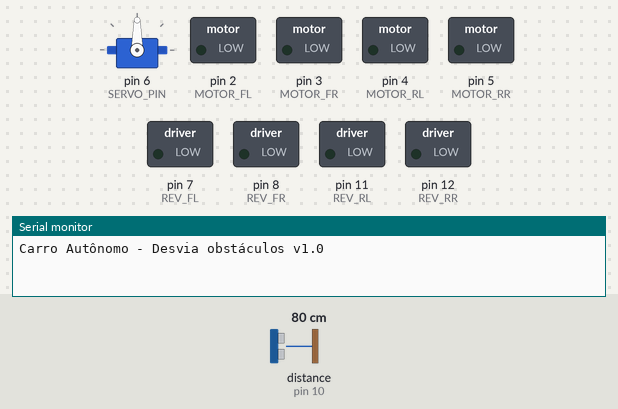
A sketch run on a simulated Arduino Uno, built with avr-gcc and run on an emulated ATmega328P. Shown: servo, switched loads named in the sketch (green lamp = pin HIGH), the last lines printed to the serial monitor. Wiring (inferred from the names in the program): ultrasonic range finder: trigger pin 9; echo pin 10. Dashed ring = blinking. The inputs (shaded band) are chosen by the test bench; at power-on: distance to the obstacle (sensor on pin 10) 80 cm. The echo pulse lasts 58.3 µs per cm; pins used as bus, display or sensor lines are not drawn.

Above: at 0.8 s.
1.8 s: distance to the obstacle (sensor on pin 10) set to 28 cm
4.8 s: distance to the obstacle (sensor on pin 10) set to 24 cm
At 6.41 s:
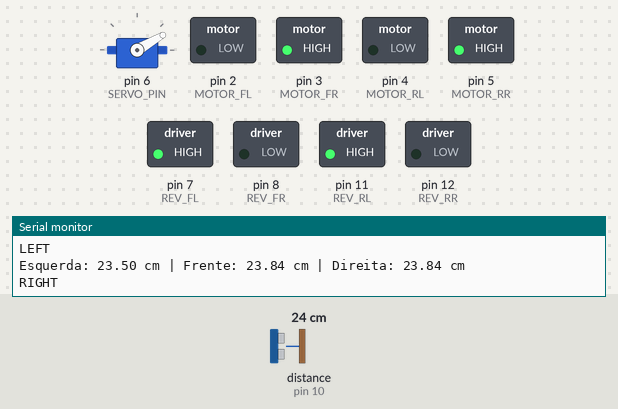
7.8 s: distance to the obstacle (sensor on pin 10) set to 35 cm
At 8.58 s:
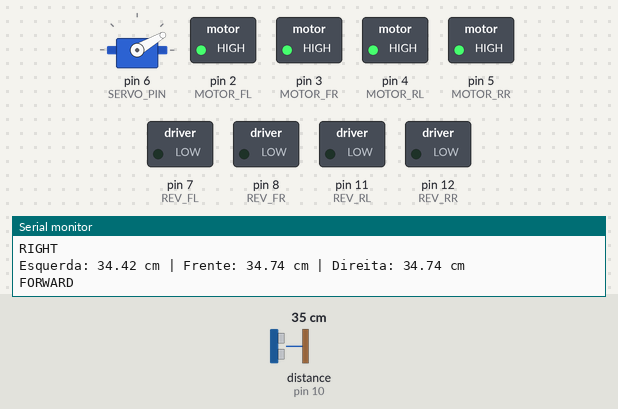
10.8 s: distance to the obstacle (sensor on pin 10) set to 2 cm
At 12.11 s:
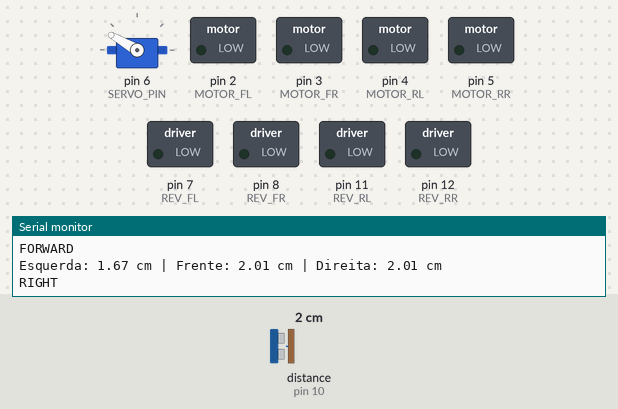
Timing chart, 0 to 14.8 s (numbered marks = the images above; inputs shaded):
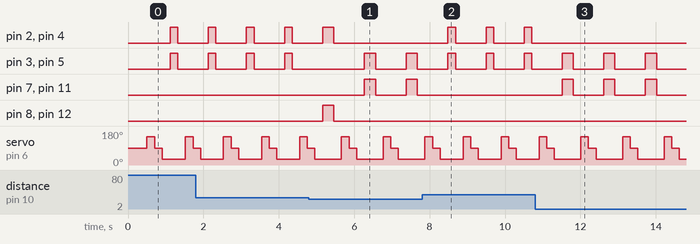

The sketch:

sketch_oct5a.ino
```cpp
#include <Servo.h>

// Pins
#define TRIG_PIN 9      // Trigger do ultrassônico
#define ECHO_PIN 10     // Echo do ultrassônico
#define SERVO_PIN 6     // Servo motor 9g SG90

// Driver L293D - Motores
#define MOTOR_FL 2
#define MOTOR_FR 3
#define MOTOR_RL 4
#define MOTOR_RR 5
#define REV_FL 7
#define REV_FR 8
#define REV_RL 11
#define REV_RR 12

#define SOUND_SPEED 0.034029   // Velocidade do som em cm/us
#define MIN_DISTANCE 25        // Distância mínima de segurança (cm)

Servo scanServo;

void setup() {
  Serial.begin(9600);

  pinMode(TRIG_PIN, OUTPUT);
  pinMode(ECHO_PIN, INPUT);

  int motorPins[] = {MOTOR_FL, MOTOR_FR, MOTOR_RL, MOTOR_RR, REV_FL, REV_FR, REV_RL, REV_RR};
  for (int i = 0; i < 8; i++) {
    pinMode(motorPins[i], OUTPUT);
    digitalWrite(motorPins[i], LOW);
  }

  scanServo.attach(SERVO_PIN);
  scanServo.write(90);  // posição central
  delay(500);

  stopMotors();
  Serial.println("Carro Autônomo - Desvia obstáculos v1.0");
}

// Loop principal
void loop() {
  // Faz scan em três pontos: esquerda, frente e direita
  float leftDist  = scanAt(150);  // esquerda
  float frontDist = scanAt(90);   // frente
  float rightDist = scanAt(30);   // direita

  Serial.print("Esquerda: "); Serial.print(leftDist); Serial.print(" cm | ");
  Serial.print("Frente: "); Serial.print(frontDist); Serial.print(" cm | ");
  Serial.print("Direita: "); Serial.print(rightDist); Serial.println(" cm");

  // Lógica de movimento baseada no scan
  if (frontDist > MIN_DISTANCE) {
    moveForward();
  } else if (leftDist > rightDist) {
    turnLeft();
  } else {
    turnRight();
  }

  delay(200);
}

// Scan em um ângulo específico
float scanAt(int angle) {
  scanServo.write(angle);
  delay(200);  // espera o servo estabilizar
  return getDistance();
}

// Medir distância
float getDistance() {
  digitalWrite(TRIG_PIN, LOW);
  delayMicroseconds(2);
  digitalWrite(TRIG_PIN, HIGH);
  delayMicroseconds(10);
  digitalWrite(TRIG_PIN, LOW);

  long duration = pulseIn(ECHO_PIN, HIGH, 20000);
  if (duration == 0) return 999; // nada detectado

  float distance = duration * SOUND_SPEED / 2.0;
  return distance;
}

// Controle dos motores
void moveForward() {
  Serial.println("FORWARD");
  setMotors(HIGH, HIGH, HIGH, HIGH, LOW, LOW, LOW, LOW);
  delay(200);
  stopMotors();
}

void moveReverse() {
  Serial.println("REVERSE");
  setMotors(LOW, LOW, LOW, LOW, HIGH, HIGH, HIGH, HIGH);
  delay(300);
  stopMotors();
}

void turnLeft() {
  Serial.println("LEFT");
  setMotors(HIGH, LOW, HIGH, LOW, LOW, HIGH, LOW, HIGH);
  delay(300);
  stopMotors();
}

void turnRight() {
  Serial.println("RIGHT");
  setMotors(LOW, HIGH, LOW, HIGH, HIGH, LOW, HIGH, LOW);
  delay(300);
  stopMotors();
}

void stopMotors() {
  setMotors(LOW, LOW, LOW, LOW, LOW, LOW, LOW, LOW);
}

void setMotors(
  int fl, int fr, int rl, int rr,
  int rev_fl, int rev_fr, int rev_rl, int rev_rr
) {
  digitalWrite(MOTOR_FL, fl);
  digitalWrite(MOTOR_FR, fr);
  digitalWrite(MOTOR_RL, rl);
  digitalWrite(MOTOR_RR, rr);
  digitalWrite(REV_FL, rev_fl);
  digitalWrite(REV_FR, rev_fr);
  digitalWrite(REV_RL, rev_rl);
  digitalWrite(REV_RR, rev_rr);
}
```

Measured:
- the behaviour switches between 26 and 25 cm on distance to the obstacle (sensor on pin 10) (found by bisection; images 0 and 1)
- after the input at 4.8 s, pin 7 (REV_FL), pin 11 (REV_RL): alternates HIGH for 0.30 s and LOW for 0.81 s, starting after 1.5 s; pin 8 (REV_FR), pin 12 (REV_RR): LOW → HIGH after 0.36 s, → LOW 0.30 s later
- after the input at 7.8 s, pin 2 (MOTOR_FL), pin 4 (MOTOR_RL): alternates HIGH for 0.20 s and LOW for 0.81 s, starting after 0.69 s; pin 7 (REV_FL), pin 11 (REV_RL): stops changing and stays LOW
- after the input at 10.8 s, pin 2 (MOTOR_FL), pin 4 (MOTOR_RL): stops changing and stays LOW; pin 7 (REV_FL), pin 11 (REV_RL): alternates HIGH for 0.30 s and LOW for 0.80 s, starting after 0.71 s
- by itself, pin 3 (MOTOR_FR), pin 5 (MOTOR_RR): alternates HIGH for 0.30 s and LOW for 0.80 s
- by itself, servo on pin 6 (SERVO_PIN): repeats every 1.1 s: 90° 0.20 s, 30° 0.70 s, 150° 0.20 s
